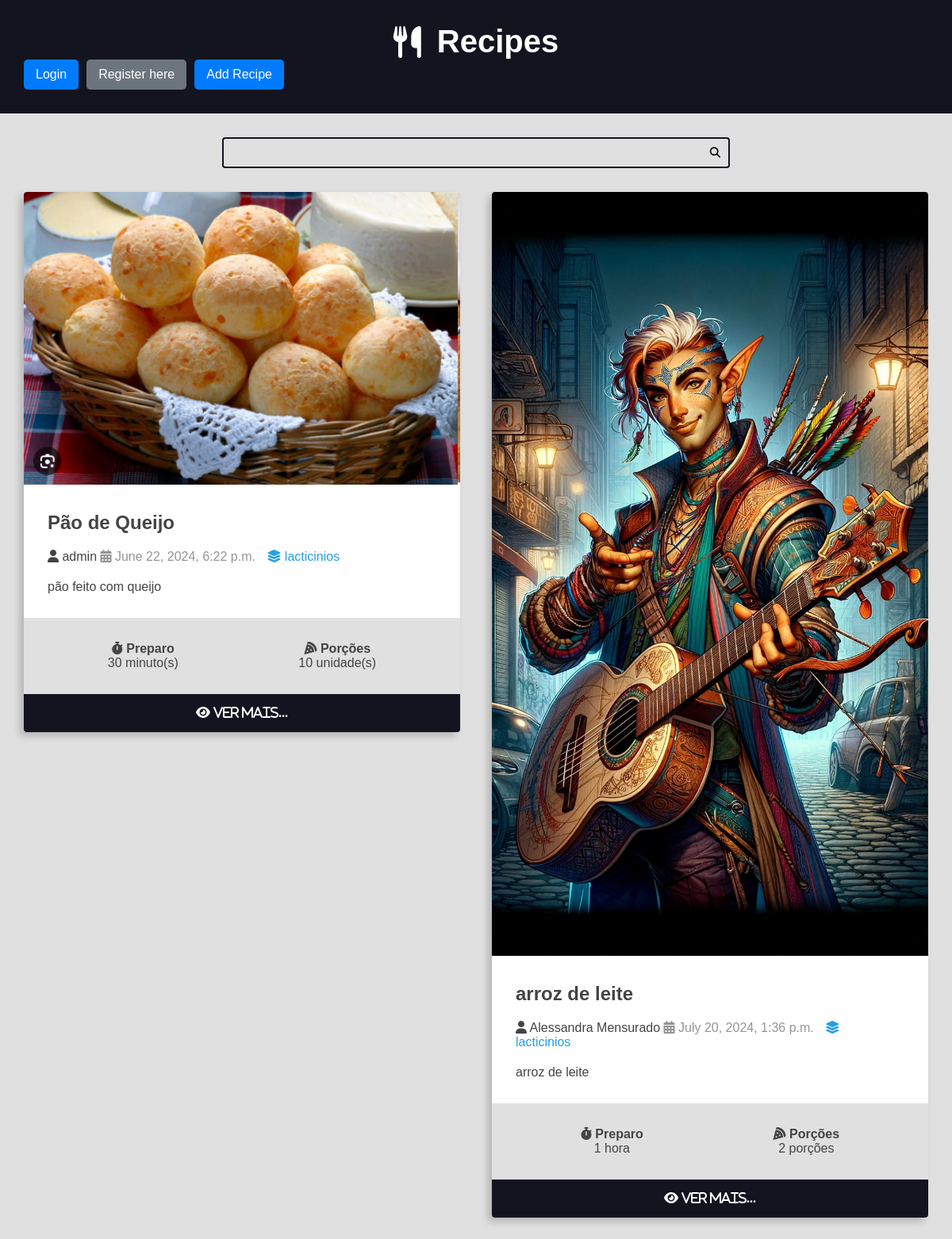
Page /recipes/category/4/ on the committed database.
### recipes/models.py (models this page shows, shortened)
class Recipe(models.Model):
    title = models.CharField(max_length=65) #VARCHAR(65)
    description = models.CharField(max_length=165) #VARCHAR(165)
    slug = models.SlugField(unique=True) #VARCHAR
    preparation_time = models.IntegerField() #INTEGER
    preparation_time_unit = models.CharField(max_length=65)
    servings = models.IntegerField() #INTEGER
    servings_unit = models.CharField(max_length=65) #VARCHAR(65)
    preparation_steps = models.TextField() #TEXT
    preparation_steps_is_html = models.BooleanField(default=False) #BOOLEAN
    created_at = models.DateTimeField(auto_now_add=True) #TIMESTAMP
    updated_at = models.DateTimeField(auto_now=True) #TIMESTAMP
    is_published = models.BooleanField(default=False) #BOOLEAN
    cover = models.ImageField(upload_to='recipes/covers/%Y/%m/%d/') #VARCHAR
    category = models.ForeignKey(
        Category, on_delete=models.SET_NULL, null=True,
        blank=True, default=None
        ) #VARCHAR(65)
    author = models.ForeignKey(
        User, on_delete=models.SET_NULL, null=True
        ) #VARCHAR

class Category(models.Model):
    name = models.CharField(max_length=65) #VARCHAR(65)

### recipes/views.py (the view)
# urls.py: path('recipes/category/<int:category_id>/', category, name='recipes-category'), #Categories
def category(request, category_id):
    recipes = get_list_or_404(Recipe.objects.filter(
        category__id=category_id,
        is_published=True
        )
    )
    return render(request, 'recipes/pages/category.html',
                  context={
                     'recipes': recipes,
                     'title': f'{recipes[0].category.name} -  Category | '
                  })

### recipes/templates/recipes/pages/category.html (shortened to what this page needs)
{% extends 'recipes/pages/base.html' %}
{% block content %}
            <div class="main-content main-content-list container">
                {%for recipe in recipes %}
                {% include 'recipes/partials/recipe.html' %}
                {% endfor %}
            </div>
{% endblock content %}

### recipes/templates/recipes/partials/recipe.html (shortened to what this page needs)
{% load static %}
<div class="recipe recipe-list-item">
    <div class="recipe-cover">
        <img src="{{ recipe.cover.url }}" alt="Temporário">
    </div>
    <div class="recipe-title-container">
        <h2 class="recipe-title">
            {{ recipe.title }}
        </h2>
    </div>
    <div class="recipe-author">
        <span class="recipe-author-user">
            <i class="fas fa-user"></i>
            {% if recipe.author is not None %}
                {% if recipe.author.first_name %}
                {{ recipe.author.first_name}} {{recipe.author.last_name}}
                {% else %}
                {{ recipe.author.username }}
                {% endif %}
            {% else %}
        </span>
             Desconhecido
            {% endif %}
        <span class="recipe-author-item">
            <i class="fas fa-calendar-alt"></i>
                {{ recipe.created_at }}
        </span>
        {% if recipe.category is not None%}
        <span class="recipe-author-item">
            <a href="{% url 'recipes-category' recipe.category.id %}">
                <i class="fas fa-layer-group"></i>
                <span> {{ recipe.category.name }}</span>
            </a>
        </span>
        {% endif %}
    </div>
    <div class="recipe-content">
        <p> {{ recipe.description}}</p>
    </div>
    <div class="recipe-meta-container">
        <div class="recipe-meta recipe-preparation">
            <h3 class="recipe-meta-title"><i class="fas fa-stopwatch"></i> Preparo</h3>
            <div class="recipe-meta-text">
                {{ recipe.preparation_time}} {{ recipe.preparation_time_unit}}
            </div>
        </div>
        <div class="recipe-meta recipe-servings">
            <h3 class="recipe-meta-title"><i class="fas fa-pizza-slice"></i> Porções</h3>
            <div class="recipe-meta-text">
                {{recipe.servings}} {{recipe.servings_unit}}
            </div>
        </div>
    </div>
    {% if is_detail_page is not True %}
    <footer class="recipe-footer">
        <a class="recipe-read-more button button-dark button full-width" href="{% url 'recipes-recipe' recipe.id %}">
            <i class="fas fa-eye">
                <span>ver mais...</span>
            </i>
        </a>
    </footer>
    {% endif %}
</div>

### recipes/static/recipes/css/style.css (style rules this page uses)
:root { --color-primary: #269fe6; --color-primary-hover: #2086c2; --color-primary-dark: #13141f; --color-primary-dark-hover: #212336; --color-primary-light: #d4ecfa; --color-primary-light-hover: #bdd8e7; --color-white: #fff; --color-black: #000; --color-dark-text: #444; --color-info-light: #cce5ff; --color-debug-light: #cce5ff; --color-success-light: #d4edda; --color-alert-light: #fff3cd; --color-warning-light: #fff3cd; --color-error-light: #f8d7da; --color-info-dark: #4d86c4; --color-debug-dark: #4d86c4; --color-success-dark: #4a9c5d; --color-alert-dark: #927f40; --color-warning-dark: #927f40; --color-error-dark: #da525d; --color-gray-0: #f9f9f9; --color-gray-1: #e0e0e0; --color-gray-2: #c7c7c7; --color-gray-3: #aeaeae; --color-gray-4: #959595; --color-gray-5: #7d7d7d; --color-gray-6: #646464; --color-gray-7: #4b4b4b; --color-gray-8: #323232; --color-gray-9: #191919; --font-primary: sans-serif; --font-headings: 'Roboto Slab', serif; --spacing-gutter-medium: 3rem; --spacing-gutter-large: 4rem; }
* { padding: 0; margin:0; box-sizing: border-box; }
html { font-size: 62.5%; }
body { font-size: 1.6rem; font-family: var(--font-primary); background: var(--color-gray-1); color: var(--color-dark-text); }
.container { max-width: 144rem; margin: 0 auto; padding: var(--spacing-gutter-medium); }
.main-content { padding-top: 0; }
.main-content-list { display: grid; grid-template-columns: repeat(auto-fit, minmax(340px, 1fr)); gap: var(--spacing-gutter-large); }
.recipe { background: var(--color-white); box-shadow: -5px 5px 10px rgba(0,0,0,.2); transition: all 300ms ease-in-out; transform: scale(1); border-radius: .4rem; overflow: hidden; }
.recipe img { max-width: 100%; }
.recipe-list-item { max-width: 64rem; height: fit-content; }
.recipe-title-container { padding: var(--spacing-gutter-medium); padding-bottom: 2rem; }
.recipe-author { padding: 0 var(--spacing-gutter-medium); }
.recipe-content { padding: var(--spacing-gutter-medium); padding-top: 2rem ; }
.recipe-author-item { color: var(--color-gray-4); margin-right: 1rem; }
.recipe-author a { color: var(--color-primary); transition: all 300ms ease-in-out; text-decoration: none; }
.recipe-meta-container { display: flex; flex-flow: row wrap; padding: var(--spacing-gutter-medium); background: var(--color-gray-1); }
.recipe-meta { display: flex; flex-flow: column wrap; flex-shrink: 1; flex-grow: 1; text-align: center; }
.recipe-meta-title { font-size: 1.6rem; }
.recipe-footer a { background: var(--color-primary-dark); display: block; color: var(--color-white); text-decoration: none; text-align: center; padding: 1.5rem var(--spacing-gutter-medium); transition: all 300ms ease-in-out; }

### rows in the picture
Recipe: cover (picture), title "Pão de Queijo", author.username "admin", created_at "June 22, 2024, 6:22 p.m.", category.name "lacticinios", description "pão feito com queijo", preparation_time "30", preparation_time_unit "minuto(s)", servings "10", servings_unit "unidade(s)"
Recipe: cover (picture), title "arroz de leite", author.first_name "Alessandra", author.last_name "Mensurado", created_at "July 20, 2024, 1:36 p.m.", category.name "lacticinios", description "arroz de leite", preparation_time "1", preparation_time_unit "hora", servings "2", servings_unit "porções"
